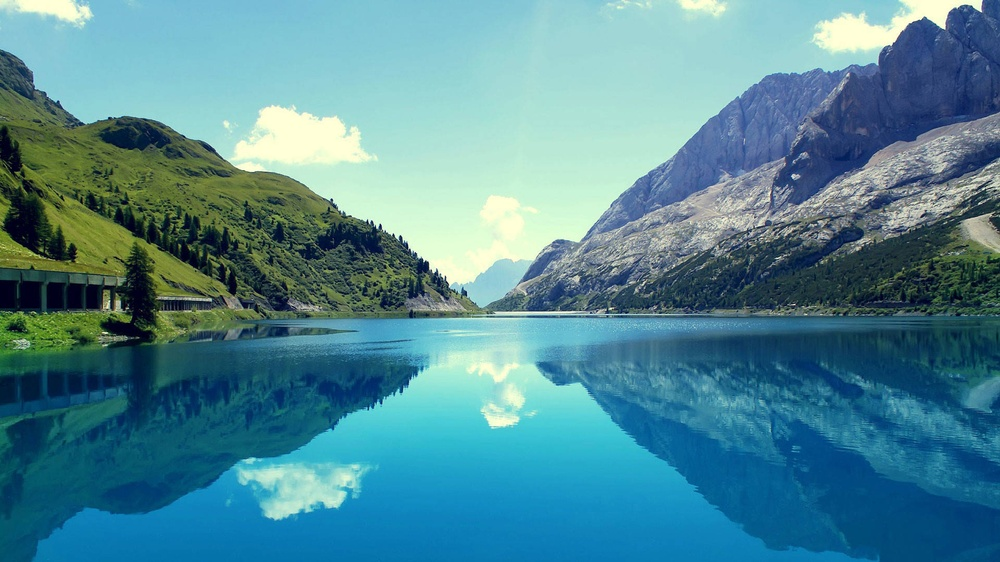
#> input picture modulos_ml_py/sem03/imgs/paisaje.jpg, 1000 x 562 px, shrunk from 1920 x 1080 before the run, found by its file name
$ python ejm02_desenfoque.py
#> lines starting #> are read from the running program, lines starting #| are printed output that depends on the picture
import cv2
import matplotlib.pyplot as plt
from scipy import ndimage

ruta = "C:\\Users\\Estudiante\\Downloads\\imgs\\paisaje.jpg"

img = cv2.imread(ruta, cv2.IMREAD_GRAYSCALE)
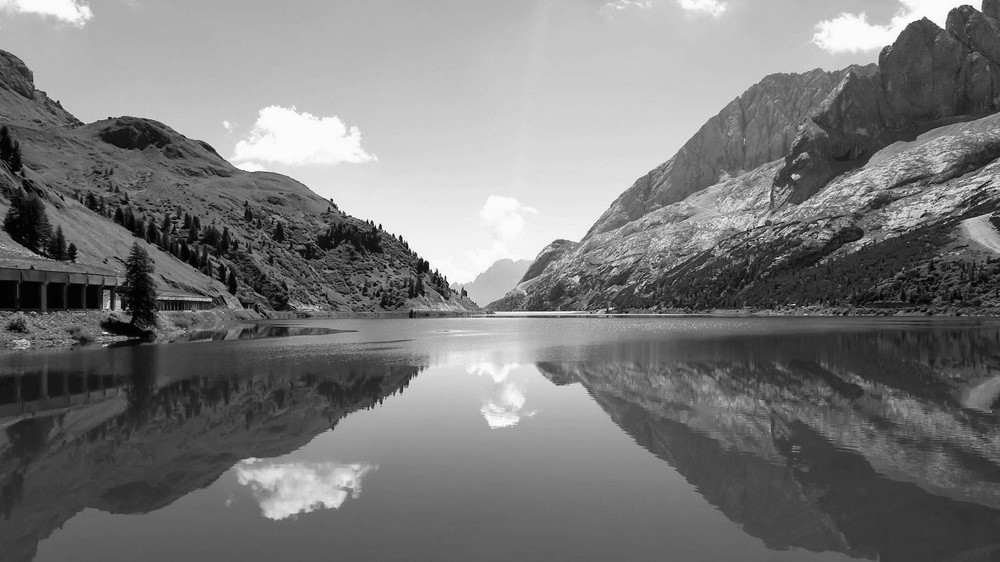
#> img: shape (562, 1000); min 0, max 255, mean 121.3
if img is None:
    raise FileNotFoundError('No se pudo cargar la imagen')
# Aplicar filtro Gaussiano con SciPy y OpenCV
img_scipy = ndimage.gaussian_filter(img, sigma=10)
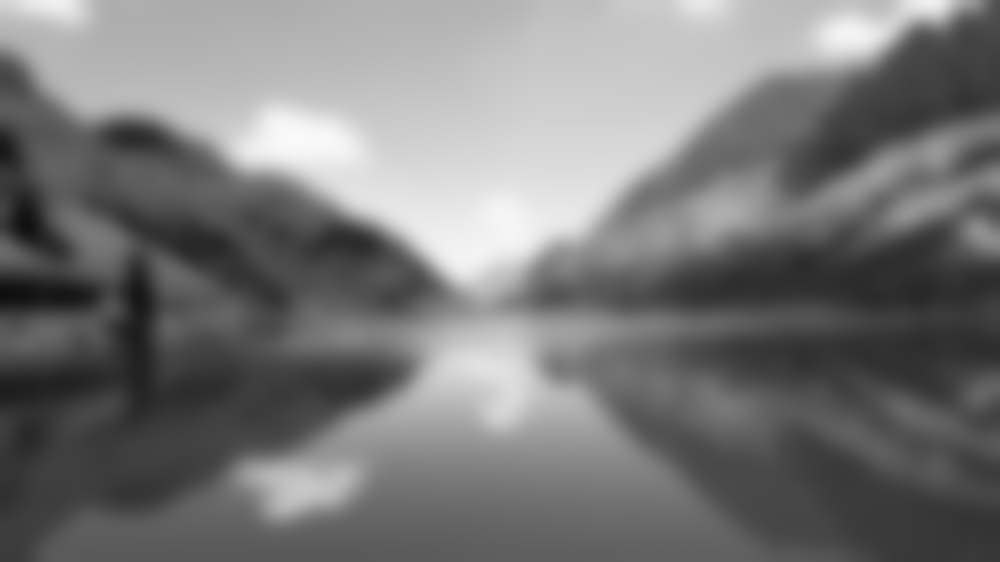
#> img_scipy: shape (562, 1000); min 14, max 249, mean 120.3
img_cv2 = cv2.GaussianBlur(img, (0, 0), sigmaX=3)
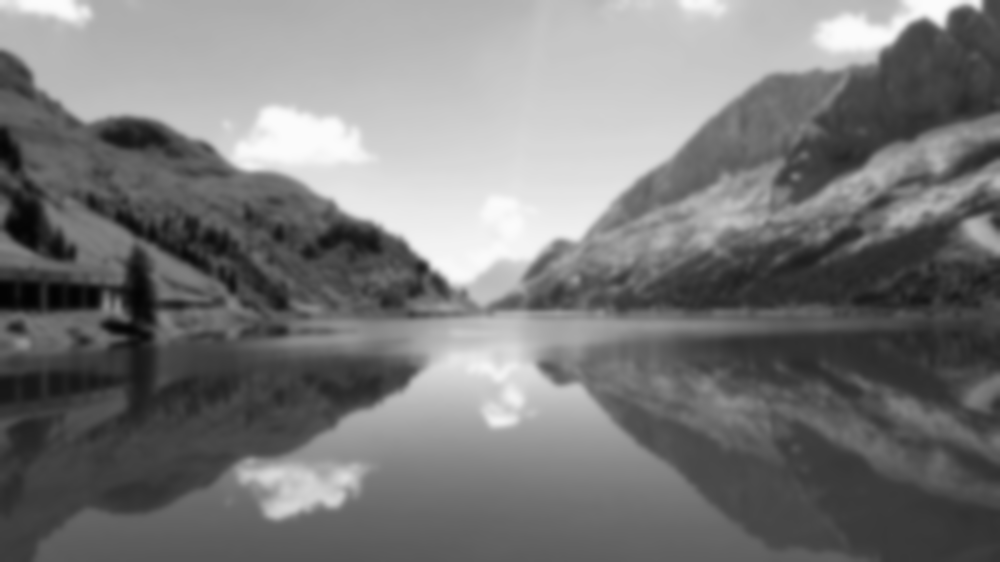
#> img_cv2: shape (562, 1000); min 3, max 251, mean 121.3

plt.figure(figsize=(12, 4))  # Ajusta el tamaño de la figura

plt.subplot(1, 3, 1)
plt.title('Imagen original')
plt.imshow(img, cmap='gray')
plt.axis('off')

plt.subplot(1, 3, 2)
plt.title('Filtro Gaussiano (SciPy)')
plt.imshow(img_scipy, cmap='gray')
plt.axis('off')

plt.subplot(1, 3, 3)
plt.title('Filtro Gaussiano (OpenCV)')
plt.imshow(img_cv2, cmap='gray')
plt.axis('off')

plt.show()
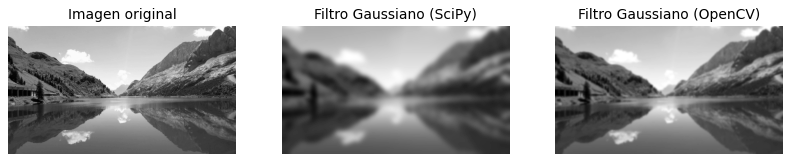
#> figure drawn by matplotlib, 3 panels

$ run again, with modulos_ml_py/sem03/imgs/hoja.png saved as modulos_ml_py/sem03/imgs/paisaje.jpg
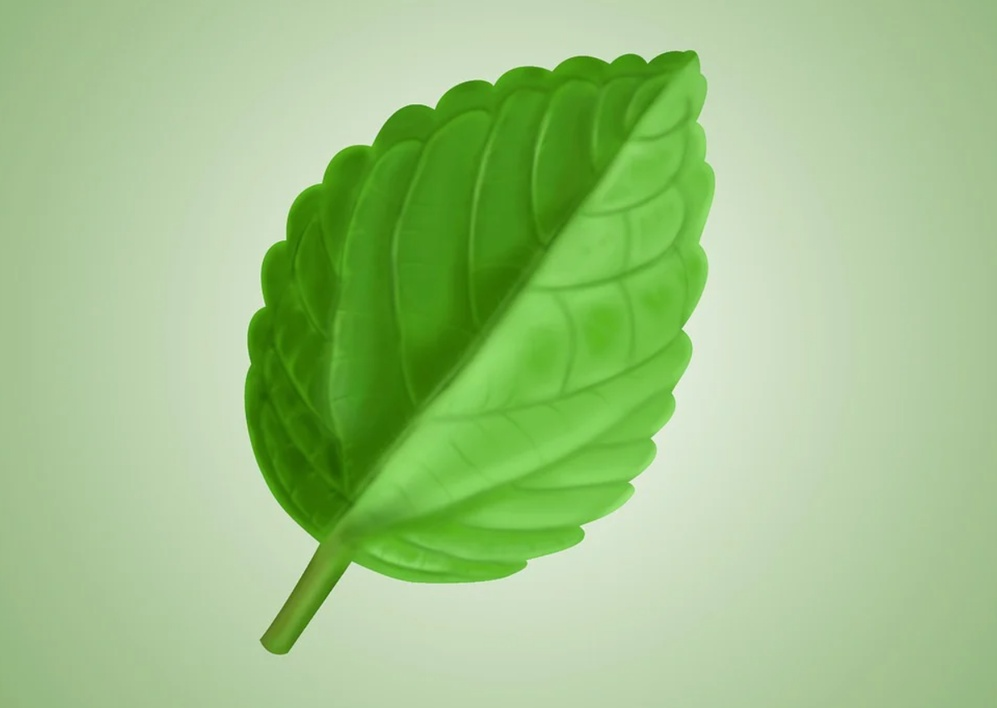
#> input picture modulos_ml_py/sem03/imgs/hoja.png, 997 x 708 px, shrunk from 1199 x 851 before the run, found by its file name
#> `img_scipy = ndimage.gaussian_filter(img, sigma=10)`:
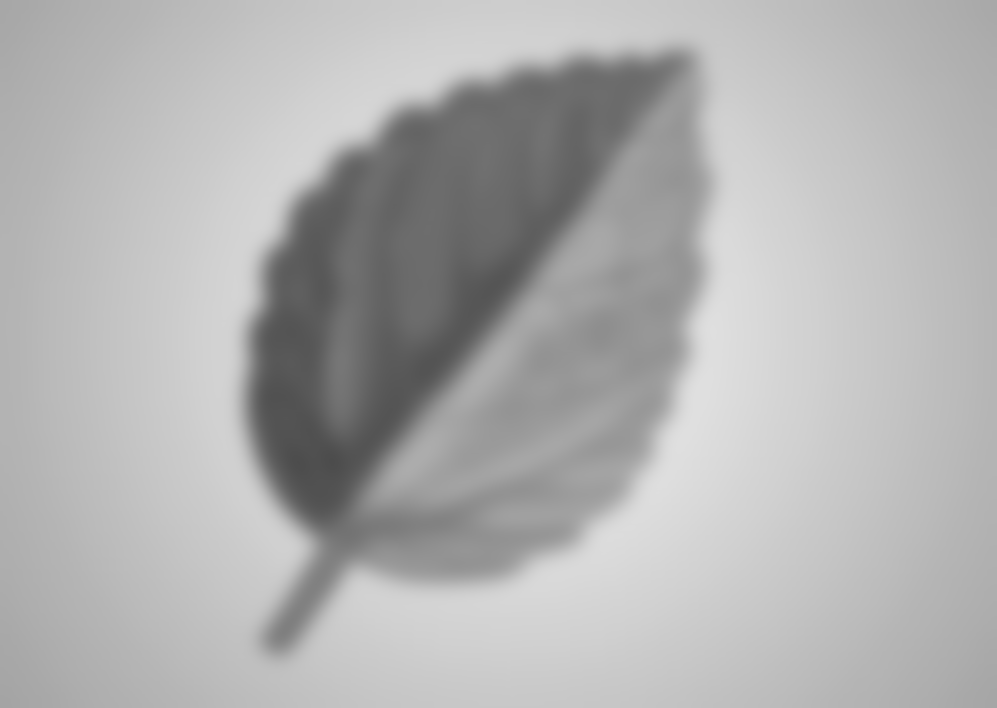
#> img_scipy: shape (708, 997); min 76, max 223, mean 176.4
#> `plt.show()`:
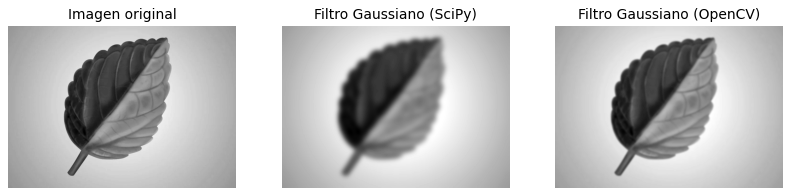
#> figure drawn by matplotlib, 3 panels

$ run again, with modulos_ml_py/sem03/imgs/platano1.png saved as modulos_ml_py/sem03/imgs/paisaje.jpg
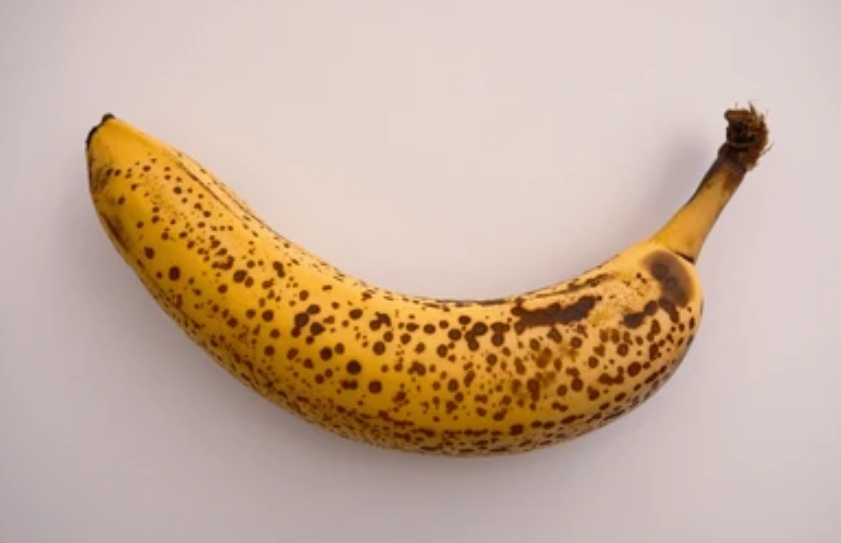
#> input picture modulos_ml_py/sem03/imgs/platano1.png, 841 x 543 px, found by its file name
#> `img_cv2 = cv2.GaussianBlur(img, (0, 0), sigmaX=3)`:
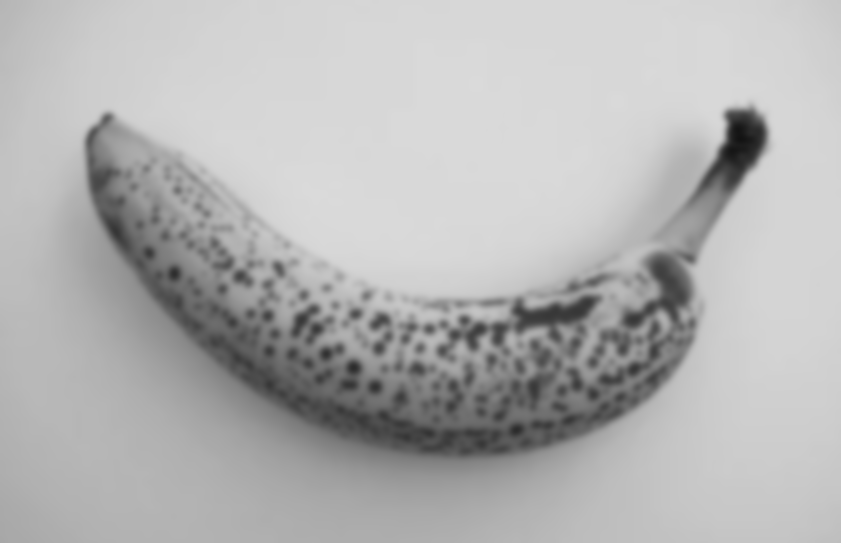
#> img_cv2: shape (543, 841); min 18, max 218, mean 179.8
#> `plt.show()`:
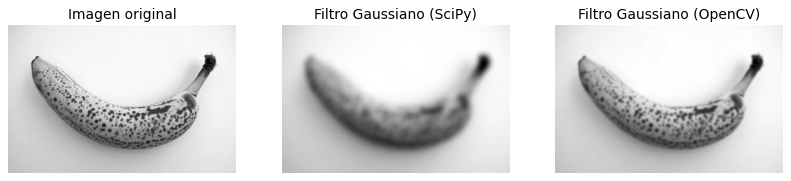
#> figure drawn by matplotlib, 3 panels
